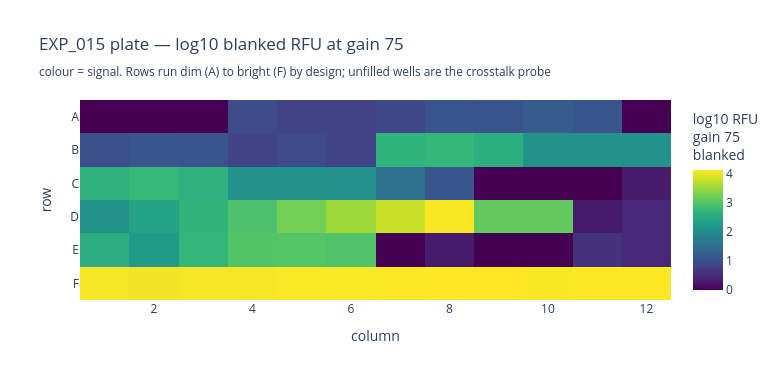

This figure's notebook cell:
### Markdown cell above
## 11. Plate position

Whether signal tracks position rather than contents. The layout was ordered
dim→bright specifically to keep the bright 1000 nM Tier-1 block away from the
blanks; section 2 already showed crosstalk is negligible, and this is the
visual confirmation.

### Code cell
rows = list('ABCDEF')
grid = np.full((len(rows), 12), np.nan)
hover = np.empty((len(rows), 12), dtype=object)
hover[:] = ''
lookup = {r.well: r for _, r in df.iterrows()}
for letter in rows:
    for c in range(1, 13):
        well = f'{letter}{c}'
        i = rows.index(letter)
        if well in lookup:
            r = lookup[well]
            grid[i, c-1] = max(r.f75, 1)
            hover[i, c-1] = f'{well}<br>{r["sample"]}<br>{r.group_label}'
        elif well in read_all:
            grid[i, c-1] = max(read_all[well] - F0[75], 1)
            hover[i, c-1] = f'{well}<br>unfilled (crosstalk probe)'

fig = go.Figure(go.Heatmap(
    z=np.log10(grid), x=list(range(1, 13)), y=rows, text=hover,
    hovertemplate='%{text}<br>log10 RFU %{z:.2f}<extra></extra>',
    colorscale='Viridis', colorbar=dict(title='log10 RFU<br>gain 75<br>blanked')))
fig.update_layout(width=780, height=380, yaxis=dict(autorange='reversed'),
                  title='EXP_015 plate — log10 blanked RFU at gain 75<br>'
                        '<sub>colour = signal. Rows run dim (A) to bright (F) by '
                        'design; unfilled wells are the crosstalk probe</sub>',
                  xaxis_title='column', yaxis_title='row')
fig.write_html(DATA / 'EXP_015_plate_heatmap.html')
fig.show()

### Figure 1 — Plotly figure (JSON) as saved in the notebook; plotly's stock layout.template omitted (floating-point values rounded to 4 significant figures)
{"data": [{"colorbar": {"title": {"text": "log10 RFU<br>gain 75<br>blanked"}}, "colorscale": [[0.0, "#440154"], [0.1111, "#482878"], [0.2222, "#3e4989"], [0.3333, "#31688e"], [0.4444, "#26828e"], [0.5556, "#1f9e89"], [0.6667, "#35b779"], [0.7778, "#6ece58"], [0.8889, "#b5de2b"], [1.0, "#fde725"]], "hovertemplate": "%{text}<br>log10 RFU %{z:.2f}<extra></extra>", "text": [["A1<br>blank 1<br>Buffer blank - wash buffer only, no cells, no GFP", "A2<br>blank 2<br>Buffer blank - wash buffer only, no cells, no GFP", "A3<br>blank 3<br>Buffer blank - wash buffer only, no cells, no GFP", "A4<br>052IA<br>Cells, NO GFP - autofluorescence control", "A5<br>056IA<br>Cells, NO GFP - autofluorescence control", "A6<br>052UA<br>Cells, NO GFP - autofluorescence control", "A7<br>056UA<br>Cells, NO GFP - autofluorescence control", "A8<br>052IA<br>Tier 1 from the no-GFP tubes", "A9<br>056IA<br>Tier 1 from the no-GFP tubes", "A10<br>052UA<br>Tier 1 from the no-GFP tubes", "A11<br>056UA<br>Tier 1 from the no-GFP tubes", "A12<br>unfilled (crosstalk probe)"], ["B1<br>052UA<br>Cells UNINDUCED, 1000 nM GFP - non-specific binding", "B2<br>052UB<br>Cells UNINDUCED, 1000 nM GFP - non-specific binding", "B3<br>052UC<br>Cells UNINDUCED, 1000 nM GFP - non-specific binding", "B4<br>056UA<br>Cells UNINDUCED, 1000 nM GFP - non-specific binding", "B5<br>056UB<br>Cells UNINDUCED, 1000 nM GFP - non-specific binding", "B6<br>056UC<br>Cells UNINDUCED, 1000 nM GFP - non-specific binding", "B7<br>052IA<br>Cells labelled at 100 nM GFP", "B8<br>052IB<br>Cells labelled at 100 nM GFP", "B9<br>052IC<br>Cells labelled at 100 nM GFP", "B10<br>056IA<br>Cells labelled at 100 nM GFP", "B11<br>056IB<br>Cells labelled at 100 nM GFP", "B12<br>056IC<br>Cells labelled at 100 nM GFP"], ["C1<br>052IA<br>Cells INDUCED, 1000 nM GFP - primary signal", "C2<br>052IB<br>Cells INDUCED, 1000 nM GFP - primary signal", "C3<br>052IC<br>Cells INDUCED, 1000 nM GFP - primary signal", "C4<br>056IA<br>Cells INDUCED, 1000 nM GFP - primary signal", "C5<br>056IB<br>Cells INDUCED, 1000 nM GFP - primary signal", "C6<br>056IC<br>Cells INDUCED, 1000 nM GFP - primary signal", "C7<br>wash2 052IA<br>Wash 2 supernatant - wash sufficiency check", "C8<br>wash2 056IA<br>Wash 2 supernatant - wash sufficiency check", "C9<br>unfilled (crosstalk probe)", "C10<br>unfilled (crosstalk probe)", "C11<br>unfilled (crosstalk probe)", "C12<br>unfilled (crosstalk probe)"], ["D1<br>S8 7.8 nM<br>Standard curve S1-S8, 2-fold from 1000 nM", "D2<br>S7 15.6 nM<br>Standard curve S1-S8, 2-fold from 1000 nM", "D3<br>S6 31.3 nM<br>Standard curve S1-S8, 2-fold from 1000 nM", "D4<br>S5 62.5 nM<br>Standard curve S1-S8, 2-fold from 1000 nM", "D5<br>S4 125 nM<br>Standard curve S1-S8, 2-fold from 1000 nM", "D6<br>S3 250 nM<br>Standard curve S1-S8, 2-fold from 1000 nM", "D7<br>S2 500 nM<br>Standard curve S1-S8, 2-fold from 1000 nM", "D8<br>S1 1000 nM<br>Standard curve S1-S8, 2-fold from 1000 nM", "D9<br>100 nM QC a<br>100 nM working solution - dilution QC", "D10<br>100 nM QC b<br>100 nM working solution - dilution QC", "D11<br>unfilled (crosstalk probe)", "D12<br>unfilled (crosstalk probe)"], ["E1<br>052IA<br>Tier 1 from the 100 nM rack - free GFP after capture", "E2<br>052IB<br>Tier 1 from the 100 nM rack - free GFP after capture", "E3<br>052IC<br>Tier 1 from the 100 nM rack - free GFP after capture", "E4<br>056IA<br>Tier 1 from the 100 nM rack - free GFP after capture", "E5<br>056IB<br>Tier 1 from the 100 nM rack - free GFP after capture", "E6<br>056IC<br>Tier 1 from the 100 nM rack - free GFP after capture", "E7<br>unfilled (crosstalk probe)", "E8<br>unfilled (crosstalk probe)", "E9<br>unfilled (crosstalk probe)", "E10<br>unfilled (crosstalk probe)", "E11<br>unfilled (crosstalk probe)", "E12<br>unfilled (crosstalk probe)"], ["F1<br>052IA<br>Tier 1 from the 1000 nM rack - free GFP after capture", "F2<br>052IB<br>Tier 1 from the 1000 nM rack - free GFP after capture", "F3<br>052IC<br>Tier 1 from the 1000 nM rack - free GFP after capture", "F4<br>056IA<br>Tier 1 from the 1000 nM rack - free GFP after capture", "F5<br>056IB<br>Tier 1 from the 1000 nM rack - free GFP after capture", "F6<br>056IC<br>Tier 1 from the 1000 nM rack - free GFP after capture", "F7<br>052UA<br>Tier 1 from the 1000 nM rack - free GFP after capture", "F8<br>052UB<br>Tier 1 from the 1000 nM rack - free GFP after capture", "F9<br>052UC<br>Tier 1 from the 1000 nM rack - free GFP after capture", "F10<br>056UA<br>Tier 1 from the 1000 nM rack - free GFP after capture", "F11<br>056UB<br>Tier 1 from the 1000 nM rack - free GFP after capture", "F12<br>056UC<br>Tier 1 from the 1000 nM rack - free GFP after capture"]], "type": "heatmap", "x": [1, 2, 3, 4, 5, 6, 7, 8, 9, 10, 11, 12], "y": ["A", "B", "C", "D", "E", "F"], "z": [[0.0, 0.0, 0.0, 0.9542, 0.8451, 0.8451, 0.9031, 1.114, 1.079, 1.176, 1.114, 0.0], [1.0, 1.114, 1.079, 0.8451, 0.9542, 0.8451, 2.671, 2.748, 2.584, 2.111, 2.124, 2.09], [2.621, 2.757, 2.613, 2.104, 2.114, 2.053, 1.505, 1.114, 0.0, 0.0, 0.0, 0.301], [2.09, 2.362, 2.679, 2.939, 3.229, 3.509, 3.795, 4.09, 3.113, 3.111, 0.301, 0.4771], [2.548, 2.238, 2.711, 2.985, 2.999, 2.966, 0.0, 0.301, 0.0, 0.0, 0.6021, 0.4771], [4.067, 4.039, 4.081, 4.08, 4.098, 4.096, 4.103, 4.116, 4.118, 4.095, 4.104, 4.106]]}], "layout": {"height": 380, "title": {"text": "EXP_015 plate — log10 blanked RFU at gain 75<br><sub>colour = signal. Rows run dim (A) to bright (F) by design; unfilled wells are the crosstalk probe</sub>"}, "width": 780, "xaxis": {"title": {"text": "column"}}, "yaxis": {"autorange": "reversed", "title": {"text": "row"}}}}
